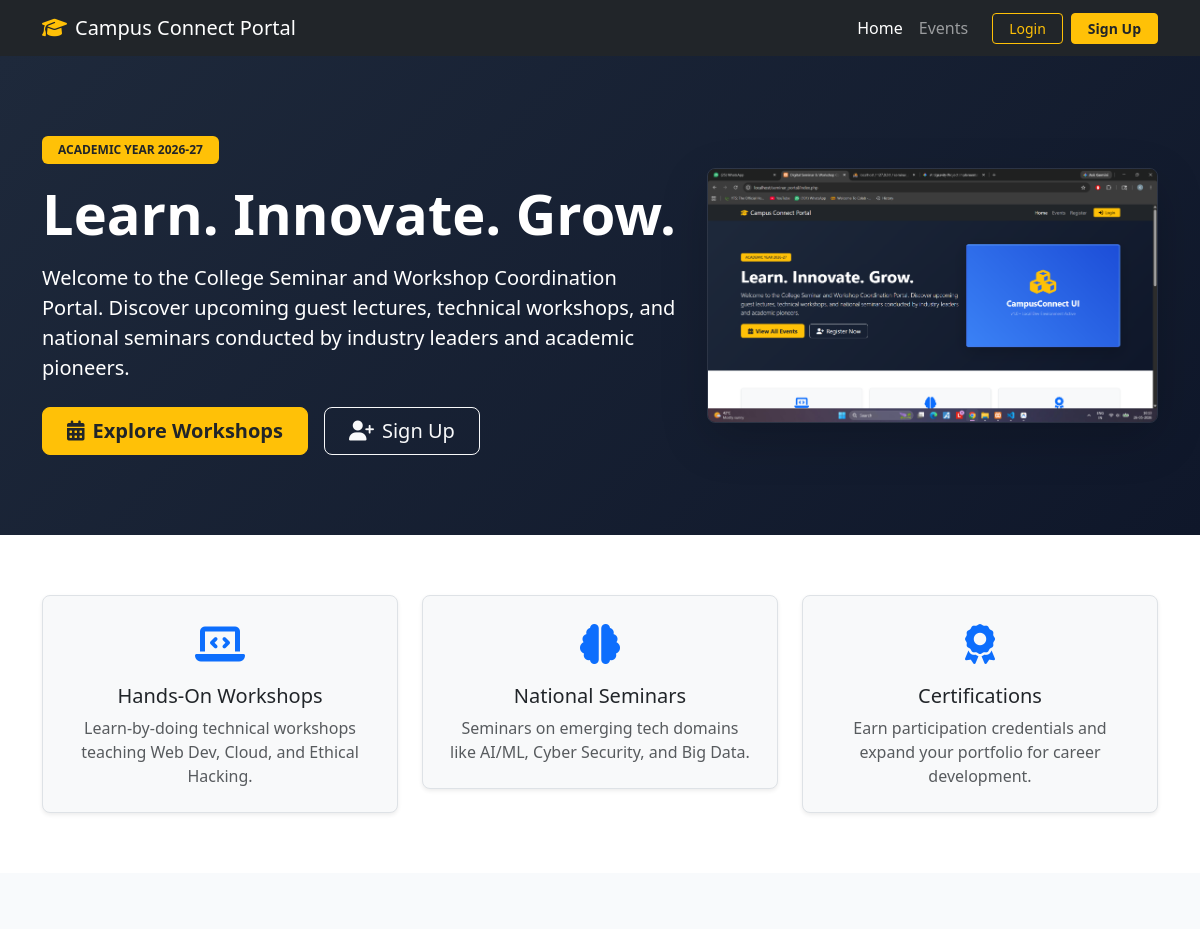
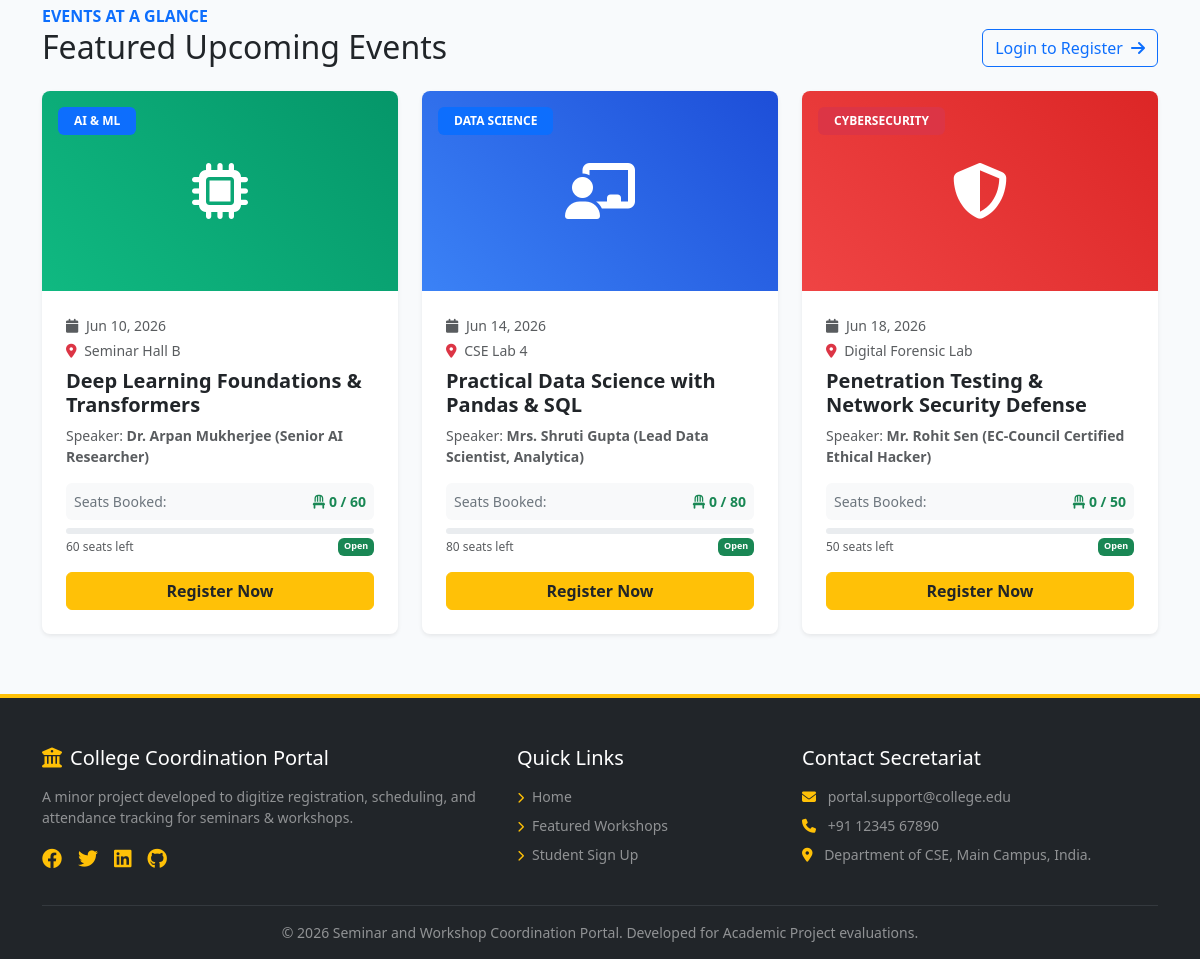
The page / on the database its author committed (2 pictures, top to bottom).
### tables this page shows
CREATE TABLE `workshops` (
    `id`              INT AUTO_INCREMENT PRIMARY KEY,
    `title`           VARCHAR(255) NOT NULL,
    `domain`          VARCHAR(100) NOT NULL,
    `host`            VARCHAR(255) NOT NULL,
    `speaker`         VARCHAR(255) NOT NULL,
    `description`     TEXT         DEFAULT NULL,
    `prerequisites`   TEXT         DEFAULT NULL,
    `capacity`        INT          NOT NULL,
    `seats_remaining` INT          NOT NULL,
    `start_date`      DATE         NOT NULL,
    `end_date`        DATE         NOT NULL,
    `venue`           VARCHAR(255) NOT NULL,
    `poster_image`    VARCHAR(255) DEFAULT NULL,
    `status`          ENUM('active','archived','upcoming') DEFAULT 'active',
    `created_at`      TIMESTAMP    DEFAULT CURRENT_TIMESTAMP
);

### includes/auth.php (called while the page is built, shortened)
<?php
function is_logged_in() {
    return isset($_SESSION['user_id']);
}
?>

### includes/workshop_availability.php (called while the page is built, shortened)
<?php
function get_upcoming_workshops_availability($conn, $limit = 0) {
    $sql = "SELECT w.id, w.title, w.domain, w.host, w.speaker, w.capacity,
                   w.start_date, w.venue, w.poster_image, w.status as ws_status,
                   COALESCE(t.reg_count, 0) AS registered
            FROM workshops w
            LEFT JOIN (
                SELECT event_id, COUNT(*) AS reg_count
                FROM tickets
                WHERE registration_status NOT IN ('Cancelled', 'Rejected')
                GROUP BY event_id
            ) t ON w.id = t.event_id
            WHERE w.status IN ('active', 'upcoming') AND w.start_date >= CURDATE()
            ORDER BY w.start_date ASC";
    if ($limit > 0) {
        $sql .= " LIMIT " . intval($limit);
    }
    $result = $conn->query($sql);
    $workshops = [];
    if ($result) {
        while ($row = $result->fetch_assoc()) {
            $capacity = intval($row['capacity']);
            $registered = intval($row['registered']);
            $available = max(0, $capacity - $registered);
            $row['capacity'] = $capacity;
            $row['registered'] = $registered;
            $row['available'] = $available;
            $row['status'] = ($available > 0) ? 'Open' : 'Full';
            $workshops[] = $row;
        }
    }
    return $workshops;
}
?>

### index.php (the view, shortened to what this page needs)
<?php
$base_path = './';
include $base_path . 'includes/header.php';
include $base_path . 'includes/navbar.php';
require_once $base_path . 'config/db_connect.php';
require_once $base_path . 'includes/workshop_availability.php';
?>
    <header class="hero-section text-center text-lg-start" style="padding: 80px 0; background: linear-gradient(135deg, #1e293b 0%, #0f172a 100%); color: white;">
        <div class="container">
            <div class="row align-items-center">
                <div class="col-lg-7">
                    <span class="badge bg-warning text-dark mb-3 px-3 py-2 fw-semibold">ACADEMIC YEAR 2026-27</span>
                    <h1 class="display-4 fw-bold mb-3">Learn. Innovate. Grow.</h1>
                    <p class="lead mb-4">Welcome to the College Seminar and Workshop Coordination Portal. Discover upcoming guest lectures, technical workshops, and national seminars conducted by industry leaders and academic pioneers.</p>
                    <div class="d-flex flex-wrap gap-3 justify-content-center justify-content-lg-start">
                        <a href="#featured-events" class="btn btn-warning btn-lg px-4 text-dark fw-bold">
                            <i class="fa-solid fa-calendar-days me-2"></i>Explore Workshops
                        </a>
                        <?php if (is_logged_in() && get_user_role() === 'student'): ?>
                            <a href="participant/dashboard.php" class="btn btn-outline-light btn-lg px-4">
                                <i class="fa-solid fa-gauge me-2"></i>Go to Dashboard
                            </a>
                        <?php elseif (is_logged_in() && get_user_role() === 'admin'): ?>
                            <a href="admin/dashboard.php" class="btn btn-outline-light btn-lg px-4">
                                <i class="fa-solid fa-gauge me-2"></i>Go to Admin Board
                            </a>
                        <?php else: ?>
                            <a href="auth/signup.php" class="btn btn-outline-light btn-lg px-4">
                                <i class="fa-solid fa-user-plus me-2"></i>Sign Up
                            </a>
                        <?php endif; ?>
                    </div>
                </div>
                <div class="col-lg-5 d-none d-lg-block text-center">
                    <img src="assets/images/Screenshot 2026-05-26 161333.png" alt="Portal Illustration" class="img-fluid rounded-3 shadow-lg" style="border: 1px solid rgba(255, 255, 255, 0.1); max-height: 380px; object-fit: cover;">
                </div>
            </div>
        </div>
    </header>
    <section class="section-padding bg-white" style="padding: 60px 0;">
        <div class="container">
            <div class="row text-center g-4">
                <div class="col-md-4">
                    <div class="p-4 border rounded-3 bg-light shadow-sm">
                        <div class="display-6 text-primary mb-3"><i class="fa-solid fa-laptop-code"></i></div>
                        <h4 class="h5">Hands-On Workshops</h4>
                        <p class="text-muted mb-0">Learn-by-doing technical workshops teaching Web Dev, Cloud, and Ethical Hacking.</p>
                    </div>
                </div>
                <div class="col-md-4">
                    <div class="p-4 border rounded-3 bg-light shadow-sm">
                        <div class="display-6 text-primary mb-3"><i class="fa-solid fa-brain"></i></div>
                        <h4 class="h5">National Seminars</h4>
                        <p class="text-muted mb-0">Seminars on emerging tech domains like AI/ML, Cyber Security, and Big Data.</p>
                    </div>
                </div>
                <div class="col-md-4">
                    <div class="p-4 border rounded-3 bg-light shadow-sm">
                        <div class="display-6 text-primary mb-3"><i class="fa-solid fa-award"></i></div>
                        <h4 class="h5">Certifications</h4>
                        <p class="text-muted mb-0">Earn participation credentials and expand your portfolio for career development.</p>
                    </div>
                </div>
            </div>
        </div>
    </section>
    <section id="featured-events" class="section-padding" style="padding: 60px 0; background-color: #f8fafc;">
        <div class="container">
            <div class="d-flex justify-content-between align-items-end mb-4">
                <div>
                    <span class="text-primary fw-bold text-uppercase">Events At A Glance</span>
                    <h2 class="mb-0">Featured Upcoming Events</h2>
                </div>
                <?php if (is_logged_in() && get_user_role() === 'student'): ?>
                    <a href="participant/dashboard.php" class="btn btn-outline-primary d-none d-sm-inline-block">See All Events in Dashboard <i class="fa-solid fa-arrow-right ms-1"></i></a>
                <?php else: ?>
                    <a href="auth/login.php" class="btn btn-outline-primary d-none d-sm-inline-block">Login to Register <i class="fa-solid fa-arrow-right ms-1"></i></a>
                <?php endif; ?>
            </div>
            <div class="row g-4">
                <?php
                $upcoming_workshops = get_upcoming_workshops_availability($conn, 3);
                if (count($upcoming_workshops) > 0):
                    foreach ($upcoming_workshops as $ws):
                        $domain = strtolower($ws['domain']);
                        $badge_class = 'bg-primary';
                        $icon = 'fa-chalkboard-user';
                        $gradient = 'linear-gradient(45deg, #3b82f6, #1d4ed8)';
                        if (strpos($domain, 'ai') !== false || strpos($domain, 'machine') !== false || strpos($domain, 'intel') !== false) {
                            $badge_class = 'bg-primary';
                            $icon = 'fa-microchip';
                            $gradient = 'linear-gradient(45deg, #10b981, #059669)';
                        } elseif (strpos($domain, 'web') !== false || strpos($domain, 'development') !== false || strpos($domain, 'react') !== false || strpos($domain, 'node') !== false) {
                            $badge_class = 'bg-success';
                            $icon = 'fa-code';
                            $gradient = 'linear-gradient(45deg, #6366f1, #4f46e5)';
                        } elseif (strpos($domain, 'security') !== false || strpos($domain, 'cyber') !== false || strpos($domain, 'hacking') !== false) {
                            $badge_class = 'bg-danger';
                            $icon = 'fa-shield-halved';
                            $gradient = 'linear-gradient(45deg, #ef4444, #dc2626)';
                        } elseif (strpos($domain, 'cloud') !== false || strpos($domain, 'aws') !== false) {
                            $badge_class = 'bg-info';
                            $icon = 'fa-cloud';
                            $gradient = 'linear-gradient(45deg, #0ea5e9, #2563eb)';
                        }
                        $btn_path = 'auth/login.php';
                        $btn_text = 'Register Now';
                        ?>
                        <div class="col-md-6 col-lg-4" data-workshop-id="<?php echo intval($ws['id']); ?>">
                            <div class="card h-100 shadow-sm border-0 rounded-3 overflow-hidden bg-white">
                                <div class="position-relative">
                                    <span class="badge <?php echo $badge_class; ?> text-white position-absolute top-0 start-0 m-3 px-3 py-2 text-uppercase" style="z-index: 10;"><?php echo htmlspecialchars($ws['domain']); ?></span>
                                    <div class="d-flex align-items-center justify-content-center text-white" style="height: 200px; background: <?php echo $gradient; ?>;">
                                        <i class="fa-solid <?php echo $icon; ?> display-4"></i>
                                    </div>
                                </div>
                                <div class="card-body p-4">
                                    <div class="event-meta text-muted small mb-2">
                                        <span><i class="fa-solid fa-calendar me-1"></i> <?php echo date('M d, Y', strtotime($ws['start_date'])); ?></span>
                                        <br>
                                        <span class="d-inline-block mt-1"><i class="fa-solid fa-location-dot me-1 text-danger"></i> <?php echo htmlspecialchars($ws['venue']); ?></span>
                                    </div>
                                    <h5 class="card-title fw-bold text-dark text-truncate-2" style="min-height: 48px;"><?php echo htmlspecialchars($ws['title']); ?></h5>
                                    <p class="card-text text-muted small mb-3">Speaker: <strong><?php echo htmlspecialchars($ws['speaker']); ?></strong></p>
                                    <div class="d-flex justify-content-between align-items-center small mb-2 bg-light p-2 rounded">
                                        <span class="text-secondary">Seats Booked:</span>
                                        <span class="fw-bold text-success" data-avail-booked><i class="fa-solid fa-chair me-1"></i><?php echo intval($ws['registered']); ?> / <?php echo intval($ws['capacity']); ?></span>
                                    </div>
                                    <div class="mb-3">
                                        <div class="progress" style="height:6px;">
                                        </div>
                                        <div class="d-flex justify-content-between mt-1" style="font-size: 0.75rem;">
                                            <span class="text-muted"><span data-avail-available><?php echo intval($ws['available']); ?></span> seats left</span>
                                            <span class="badge <?php echo ($ws['status'] === 'Open') ? 'bg-success' : 'bg-danger'; ?>" data-avail-status><?php echo $ws['status']; ?></span>
                                        </div>
                                    </div>
                                    <div class="d-grid">
                                        <?php if (is_logged_in() && get_user_role() === 'student'): ?>
                                            <button type="button" class="btn btn-warning text-dark fw-bold" data-bs-toggle="modal" data-bs-target="#registerModal" data-workshop-id="<?php echo $ws['id']; ?>" data-workshop-name="<?php echo htmlspecialchars($ws['title']); ?>">Register Now</button>
                                        <?php else: ?>
                                            <a href="<?php echo $btn_path; ?>" class="btn btn-warning text-dark fw-bold"><?php echo $btn_text; ?></a>
                                        <?php endif; ?>
                                    </div>
                                </div>
                            </div>
                        </div>
                    <?php endforeach; ?>
                <?php endif; ?>
            </div>
        </div>
    </section>
<?php
include $base_path . 'includes/footer.php';
?>

### rows shown on the page
workshops: domain "AI & ML", start_date "Jun 10, 2026", venue "Seminar Hall B", title "Deep Learning Foundations & Transformers", speaker "Dr. Arpan Mukherjee (Senior AI Researcher)", registered "0", capacity "60", status "Open", btn_text "Register Now"
workshops: domain "DATA SCIENCE", start_date "Jun 14, 2026", venue "CSE Lab 4", title "Practical Data Science with Pandas & SQL", speaker "Mrs. Shruti Gupta (Lead Data Scientist, Analytica)", registered "0", capacity "80", status "Open", btn_text "Register Now"
workshops: domain "CYBERSECURITY", start_date "Jun 18, 2026", venue "Digital Forensic Lab", title "Penetration Testing & Network Security Defense", speaker "Mr. Rohit Sen (EC-Council Certified Ethical Hacker)", registered "0", capacity "50", status "Open", btn_text "Register Now"
